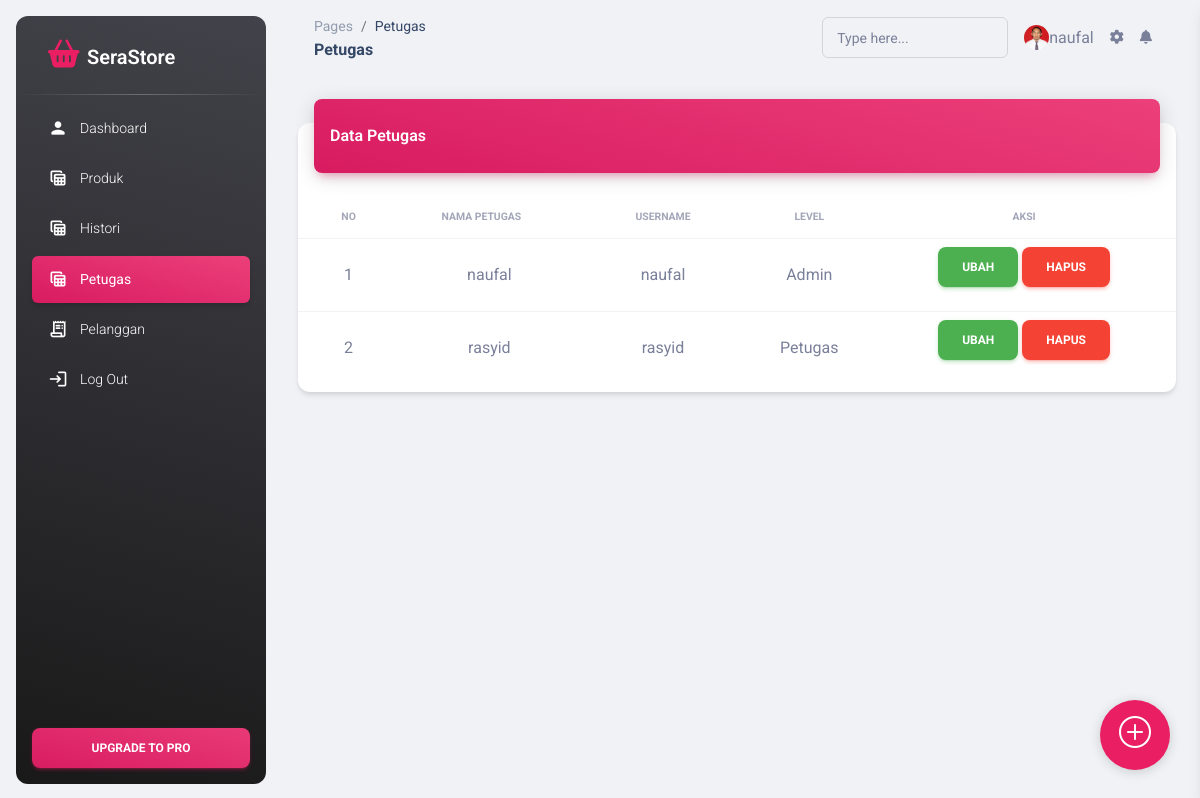
The app's page /Petugas/tampil_petugas1.php (signed in) with its own data.
### tables this page shows
CREATE TABLE `petugas` (
  `id_petugas` int(11) NOT NULL,
  `nama_petugas` varchar(100) NOT NULL,
  `username` varchar(100) DEFAULT NULL,
  `password` varchar(100) DEFAULT NULL,
  `level` enum('Admin','Petugas') NOT NULL,
  `foto` varchar(100) NOT NULL
);

### Petugas/tampil_petugas1.php (the view, shortened to what this page needs)
<!DOCTYPE html>
<html lang="en">
<head>
  <link rel="stylesheet" href="https://cdn.jsdelivr.net/npm/bootstrap-icons@1.9.1/font/bootstrap-icons.css">
  <link href="../assets/css/nucleo-icons.css" rel="stylesheet" />
  <link href="../assets/css/nucleo-svg.css" rel="stylesheet" />
  <link id="pagestyle" href="../assets/css/material-dashboard.css?v=3.0.4" rel="stylesheet" />
</head>
<body class="g-sidenav-show  bg-gray-200">
  <aside class="sidenav navbar navbar-vertical navbar-expand-xs border-0 border-radius-xl my-3 fixed-start ms-3   bg-gradient-dark" id="sidenav-main">
    <div class="sidenav-header">
      <a class="navbar-brand m-0" href=" https://demos.creative-tim.com/material-dashboard/pages/dashboard " target="_blank">
        <i class="fas fa-shopping-basket fa-2x  navbar-brand-img "></i>
        <span style="font-size: 20px;" class="ms-1 font-weight-bold text-white">SeraStore</span>
      </a>
    </div>
    <hr class="horizontal light mt-0 mb-2">
    <div class="collapse navbar-collapse  w-auto " id="sidenav-collapse-main">
      <ul class="navbar-nav">
        <li class="nav-item">
          <a class="nav-link text-white " href="../Login/home_petugas.php">
            <div class="text-white text-center me-2 d-flex align-items-center justify-content-center">
              <i class="material-icons opacity-10">person</i>
            </div>
            <span class="nav-link-text ms-1">Dashboard</span>
          </a>
        </li>
        <li class="nav-item">
          <a class="nav-link text-white " href="../Produk/produk_petugas.php">
            <div class="text-white text-center me-2 d-flex align-items-center justify-content-center">
              <i class="material-icons opacity-10">table_view</i>
            </div>
            <span class="nav-link-text ms-1">Produk</span>
          </a>
        </li>
        <li class="nav-item">
          <a class="nav-link text-white " href="../Produk/historipetugas.php">
            <div class="text-white text-center me-2 d-flex align-items-center justify-content-center">
              <i class="material-icons opacity-10">table_view</i>
            </div>
            <span class="nav-link-text ms-1">Histori</span>
          </a>
        </li>
        <li class="nav-item">
          <a class="nav-link text-white active bg-gradient-primary" href="../Petugas/tampil_petugas1.php">
            <div class="text-white text-center me-2 d-flex align-items-center justify-content-center">
              <i class="material-icons opacity-10">table_view</i>
            </div>
            <span class="nav-link-text ms-1">Petugas</span>
          </a>
        </li>
        <li class="nav-item">
          <a class="nav-link text-white " href="../Pelanggan/tampil_pelanggan_ptgs.php">
            <div class="text-white text-center me-2 d-flex align-items-center justify-content-center">
              <i class="material-icons opacity-10">receipt_long</i>
            </div>
            <span class="nav-link-text ms-1">Pelanggan</span>
          </a>
        </li>
        <li class="nav-item">
          <a class="nav-link text-white " href="../Login/logout.php">
            <div class="text-white text-center me-2 d-flex align-items-center justify-content-center">
              <i class="material-icons opacity-10">login</i>
            </div>
            <span class="nav-link-text ms-1">Log Out</span>
          </a>
        </li>
      </ul>
    </div>
    <div class="sidenav-footer position-absolute w-100 bottom-0 ">
      <div class="mx-3">
        <a class="btn bg-gradient-primary mt-4 w-100" href="https://www.creative-tim.com/product/material-dashboard-pro?ref=sidebarfree" type="button">Upgrade to pro</a>
      </div>
    </div>
  </aside>
  <main class="main-content position-relative max-height-vh-100 h-100 border-radius-lg ">
    <nav class="navbar navbar-main navbar-expand-lg px-0 mx-4 shadow-none border-radius-xl" id="navbarBlur" data-scroll="true">
      <div class="container-fluid py-1 px-3">
        <nav aria-label="breadcrumb">
          <ol class="breadcrumb bg-transparent mb-0 pb-0 pt-1 px-0 me-sm-6 me-5">
            <li class="breadcrumb-item text-sm"><a class="opacity-5 text-dark" href="javascript:;">Pages</a></li>
            <li class="breadcrumb-item text-sm text-dark active" aria-current="page">Petugas</li>
          </ol>
          <h6 class="font-weight-bolder mb-0">Petugas</h6>
        </nav>
        <div class="collapse navbar-collapse mt-sm-0 mt-2 me-md-0 me-sm-4" id="navbar">
          <div class="ms-md-auto pe-md-3 d-flex align-items-center">
            <div class="input-group input-group-outline">
              <label class="form-label">Type here...</label>
              <input type="text" class="form-control">
            </div>
          </div>
          <ul class="navbar-nav  justify-content-end">
            <li class="nav-item d-flex align-items-center">
            <img src="../Petugas/gambar_petugas/<?=$_SESSION['foto']?>" width="25" height="25" style="border-radius: 50%;">
                <span class="d-sm-inline d-none"> <?=$_SESSION['nama_petugas']?></span>
            </li>
            <li class="nav-item px-3 d-flex align-items-center">
              <a href="javascript:;" class="nav-link text-body p-0">
                <i class="fa fa-cog fixed-plugin-button-nav cursor-pointer"></i>
              </a>
            </li>
            <li class="nav-item dropdown pe-2 d-flex align-items-center">
              <a href="javascript:;" class="nav-link text-body p-0" id="dropdownMenuButton" data-bs-toggle="dropdown" aria-expanded="false">
                <i class="fa fa-bell cursor-pointer"></i>
              </a>
            </li>
          </ul>
        </div>
      </div>
    </nav>
    <div class="container-fluid py-4">
      <div class="row">
        <div class="col-12">
          <div class="card my-4">
            <div class="card-header p-0 position-relative mt-n4 mx-3 z-index-2">
              <div class="bg-gradient-primary shadow-primary border-radius-lg pt-4 pb-3">
                <h6 class="text-white text-capitalize ps-3">Data Petugas</h6>
              </div>
            </div>
            <div class="card-body px-0 pb-2">
              <div class="table-responsive p-0">
                <table class="table align-items-center mb-0">
                  <thead>
                    <tr>
                      <th class="text-uppercase text-secondary text-xxs font-weight-bolder opacity-7" style="text-align:center;">NO</th>
                      <th class="text-uppercase text-secondary text-xxs font-weight-bolder opacity-7 ps-2" style="text-align:center;">NAMA PETUGAS</th>
                      <th class="text-center text-uppercase text-secondary text-xxs font-weight-bolder opacity-7" style="text-align:center;">USERNAME</th>
                      <th class="text-center text-uppercase text-secondary text-xxs font-weight-bolder opacity-7" style="text-align:center;">LEVEL</th>
                      <?php if ($_SESSION['level'] == 'Admin') {
                              echo("<th class='text-center text-uppercase text-secondary text-xxs font-weight-bolder opacity-7' style='text-align:center;'>Aksi</th>");
                        } ?>
                    </tr>
                  </thead>
                  <tbody>
                    <?php
                      include "../toko.php";
                      $qry_siswa=mysqli_query($conn,"select * from petugas");
                      $no=0;
                        while($data_siswa=mysqli_fetch_array($qry_siswa)){
                        $no++;?>
                        <tr>
                            <td style="text-align:center;"><?=$no?></td>
                            <td style="text-align:center;"><?=$data_siswa['nama_petugas']?></td>
                            <td style="text-align:center;"><?=$data_siswa['username']?></td>
                            <td style="text-align:center;"><?=$data_siswa['level']?></td>
                            <?php if ($_SESSION['level'] == 'Admin') {
                              echo("<td class='text-center'><a href='ubah_petugas.php?id_petugas=".$data_siswa['id_petugas']."' class='btn btn-success'>Ubah<a | <td>
                              <a href='hapus_petugas.php?id_petugas=".$data_siswa['id_petugas']."' onclick='return confirm('Apakah anda yakin menghapus data ini?')' class='btn btn-danger'>Hapus</a>
                              </td> ");
                            } ?>
                        </tr>
                        <?php
                        }
                        ?>
                  </tbody>
                </table>
              </div>
            </div>
          </div>
        </div>
      </div>
      <?php if ($_SESSION['level'] == 'Admin')  { ?>
        <div class="fixed-plugin">
      <a  class="fixed-plugin-button text-dark position-fixed px-3 py-2">
            <i style="color:#fff;"class="bi bi-plus-circle"></i>
      </a>
    </div>
      <?php } ?>
</body>
</html>

### records on screen
petugas: nama_petugas "naufal", username "naufal", level "Admin"
petugas: nama_petugas "rasyid", username "rasyid", level "Petugas"

### other values on screen
$_SESSION['nama_petugas'] "naufal"
